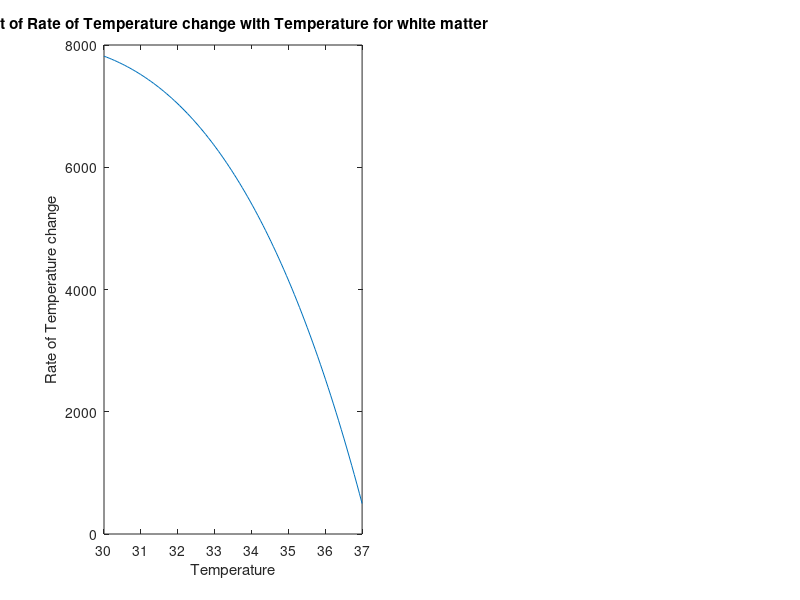
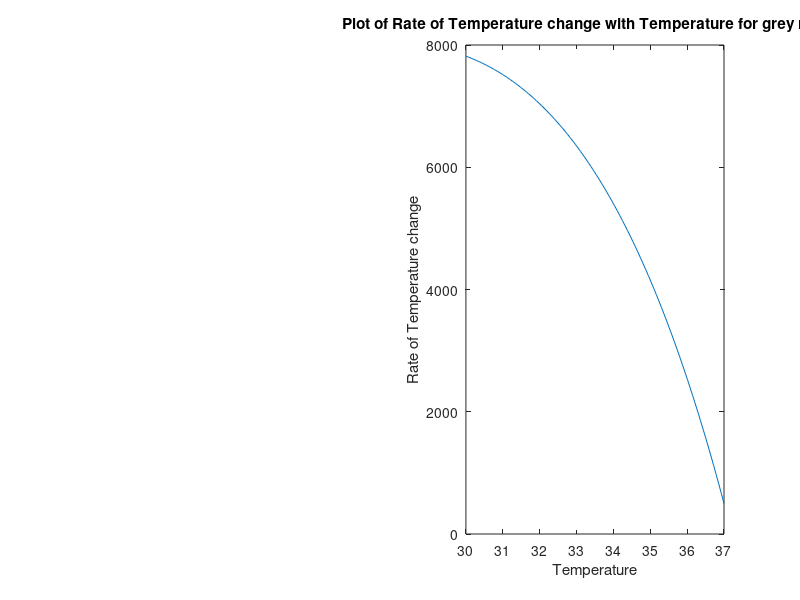

These figures' MATLAB source, in order:
% T_prompt= 'Enter the arterial temperature'
% T_Arterial=input(T_prompt);
% C_prompt= ' Enter the heat capacity of the tissue'
% C_Tissue=(C_prompt);
% % C_Tissue is heat capacity of the tissue, which is generally equal to 3630
% % J/kg/deg C
% rho_prompt= ' Enter the density of the tissue'
% rho=input(rho_prompt);
% Cb_prompt= ' Enter the Cb of the tissue'
% Cb=input(Cb_prompt);
% w0_prompt= ' Enter the w0 of the tissue';
% w0=input(w0_prompt);
% q0_prompt= ' Enter the q0 of the tissue';
% q0=input(q0_prompt);
% beta1_prompt= ' Enter the beta constant of CBF';
% beta1=input(beta1_prompt);
% beta_prompt= ' Enter the beta constant of CMRO2';
% beta=input(beta_prompt);
% a_prompt= ' Enter the alpha constant of CBF';
% a=input(a_prompt);
% a2_prompt= ' Enter the alpha constant of CMRO2';
% a2=input(a2_prompt);

delta_H0=470 % delta_H0 is 470kJ per mol O2 from Yablonskiy paper,2000
delta_Hb=28 % delta_Hb is 28kJ per mol O2 from Yablonskiy paper,2000
a2=3;%unitless
beta=0.1;%unitless
rho=1030; % kg/m3
Cb=420; %J
a=3;%unitless
beta1=0.1;%unitless
T_Arterial=37;%Unit-Degree Celcius
C_Tissue=3700;%J/kg/degree Celcius
T=linspace(30,37);% Unit-Degree Celcius
% --------------------------- White Matter------------------------------
q0_White=4175;% Unit- W/m3
w0_White=20;%ml/min/100g
for i = 1:100
T(i)
T_dot_White(i)=((delta_H0-delta_Hb)*q0_White*power(a2,(beta*(T(i)-37)))-rho*Cb*w0_White*power(a,(beta1*(T(i)-37)))*(T(i)-T_Arterial))/C_Tissue;

end;
figure(1)
subplot(1,2,1)
%make here your first plot
plot(T,T_dot_White);
title('Plot of Rate of Temperature change with Temperature for white matter');
xlabel('Temperature');
ylabel('Rate of Temperature change');

% --------------------------- Grey Matter------------------------------
q0_Grey=4175;% Unit- W/m3
a2=3;%unitless
w0_Grey=20;%ml/min/100g

for i = 1:100
T(i)
T_dot_Grey(i)=((delta_H0-delta_Hb)*q0_Grey*power(a2,(beta*(T(i)-37)))-rho*Cb*w0_Grey*power(a,(beta1*(T(i)-37)))*(T(i)-T_Arterial))/C_Tissue;

end;
figure(2)
subplot(1,2,2)
%make here your second plot
plot(T,T_dot_Grey);
title('Plot of Rate of Temperature change with Temperature for grey matter');
xlabel('Temperature');
ylabel('Rate of Temperature change');

